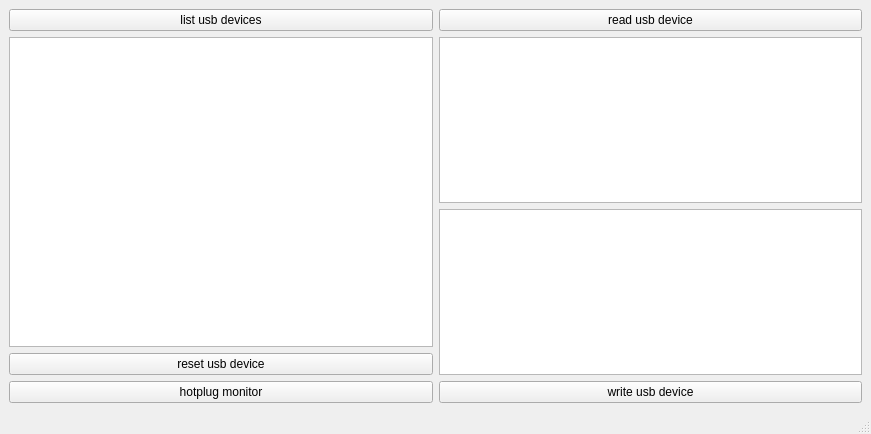
<?xml version="1.0" encoding="UTF-8"?>
<ui version="4.0">
 <class>MainWindow</class>
 <widget class="QMainWindow" name="MainWindow">
  <property name="geometry">
   <rect>
    <x>0</x>
    <y>0</y>
    <width>871</width>
    <height>434</height>
   </rect>
  </property>
  <property name="windowTitle">
   <string>MainWindow</string>
  </property>
  <widget class="QWidget" name="centralwidget">
   <layout class="QGridLayout" name="gridLayout">
    <item row="0" column="0">
     <layout class="QHBoxLayout" name="horizontalLayout">
      <item>
       <layout class="QVBoxLayout" name="verticalLayout">
        <item>
         <widget class="QPushButton" name="pushButton_list_usb_devices">
          <property name="text">
           <string>list usb devices</string>
          </property>
         </widget>
        </item>
        <item>
         <widget class="QListView" name="listView_vid_pid_list"/>
        </item>
        <item>
         <widget class="QPushButton" name="pushButton_reset_usb_device">
          <property name="text">
           <string>reset usb device</string>
          </property>
         </widget>
        </item>
        <item>
         <widget class="QPushButton" name="pushButton_hot_plug_monitor">
          <property name="text">
           <string>hotplug monitor</string>
          </property>
         </widget>
        </item>
       </layout>
      </item>
      <item>
       <layout class="QVBoxLayout" name="verticalLayout_2">
        <item>
         <widget class="QPushButton" name="pushButton_read_usb_device">
          <property name="text">
           <string>read usb device</string>
          </property>
         </widget>
        </item>
        <item>
         <widget class="QTextBrowser" name="textBrowser_read_values"/>
        </item>
        <item>
         <layout class="QVBoxLayout" name="verticalLayout_3">
          <item>
           <widget class="QPlainTextEdit" name="plainTextEdit_write_cmd"/>
          </item>
          <item>
           <widget class="QPushButton" name="pushButton_write_usb_device">
            <property name="text">
             <string>write usb device</string>
            </property>
           </widget>
          </item>
         </layout>
        </item>
       </layout>
      </item>
     </layout>
    </item>
   </layout>
  </widget>
  <widget class="QMenuBar" name="menubar">
   <property name="geometry">
    <rect>
     <x>0</x>
     <y>0</y>
     <width>871</width>
     <height>22</height>
    </rect>
   </property>
  </widget>
  <widget class="QStatusBar" name="statusbar"/>
 </widget>
 <resources/>
 <connections/>
</ui>
